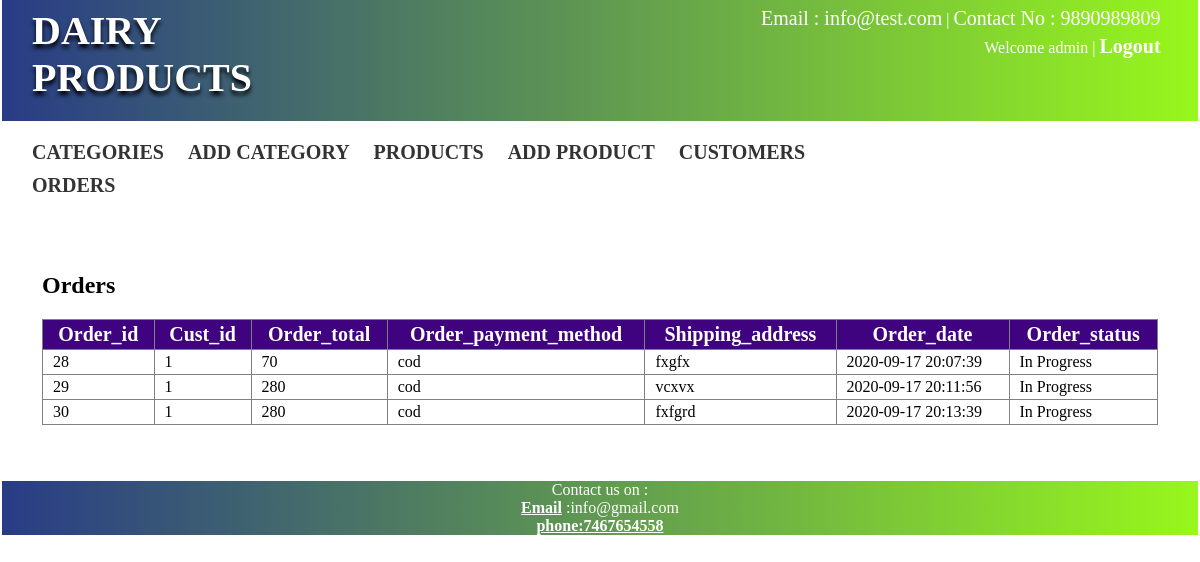
Page /manage-orders.php (signed in) on the committed database.
### tables this page shows
CREATE TABLE `order_details` (
  `order_id` int(20) NOT NULL,
  `customer_id` int(20) NOT NULL,
  `order_total` float NOT NULL,
  `order_payment_method` varchar(64) NOT NULL,
  `shipping_address` text NOT NULL,
  `order_date` datetime NOT NULL,
  `order_status` varchar(64) NOT NULL
);

### manage-orders.php (the view, shortened to what this page needs)
<!DOCTYPE html>
	<head>
        <link rel="stylesheet" type="text/css" href="css/projstyle.css">
	</head>
	<body>
			<?php include 'adminheader.php';
		if(isset($_SESSION['adminlogin']) && $_SESSION['adminlogin']==true){ ?>
		<div class="page-content">
		<h2>Orders</h2>
		<?php
			include 'database.php';
			$sql = "SELECT order_id,customer_id, order_total, order_payment_method,shipping_address,order_date,order_status FROM order_details";
			$result = mysqli_query($conn,$sql);
			if ($result->num_rows > 0) {
				?>
				<table border="1" class="productlisting">
					<tr>
						<th>Order_id </th>
						<th>Cust_id</th>
						<th>Order_total</th>
						<th>Order_payment_method</th>
						<th>Shipping_address</th>
						<th>Order_date</th>
						<th>Order_status</th>
					</tr>
				<?php
				while($row = mysqli_fetch_assoc($result)) {
					?>
                    <tr>
						<td><?php echo $row["order_id"]; ?></td>
						<td><?php echo $row["customer_id"]; ?></td>
						<td><?php echo $row["order_total"]; ?></td>
						<td><?php echo $row["order_payment_method"]; ?></td>
						<td><?php echo $row["shipping_address"]; ?></td>
						<td><?php echo $row["order_date"]; ?></td>
						<td><?php echo $row["order_status"]; ?></td>
					</tr>
					<?php
				}
				?>
				</table>
				<?php
			} else {
			echo "No data found";
			}
		?>
		</div>
			<?php }else{
		echo "<h1>You don't have rights to access this page..</h1>";
	} ?>
<?php include 'footer.php'; ?>
	</body>
</html>

### css/projstyle.css (style rules this page uses)
body { margin:2px; font-size: 16px; }
.page-content { padding: 40px; }
.productlisting { width:100%; border-collapse: collapse; }
.productlisting th { color:#fff; background: #3f0380; padding: 3px 10px; font-size: 20px; }
.productlisting td { padding: 3px 10px; }

### rows in the picture
order_details: order_id "28", customer "1", order_total "70", order_payment_method "cod", shipping_address "fxgfx", order_date "2020-09-17 20:07:39", order_status "In Progress"
order_details: order_id "29", customer "1", order_total "280", order_payment_method "cod", shipping_address "vcxvx", order_date "2020-09-17 20:11:56", order_status "In Progress"
order_details: order_id "30", customer "1", order_total "280", order_payment_method "cod", shipping_address "fxfgrd", order_date "2020-09-17 20:13:39", order_status "In Progress"

### other values in the picture
$_SESSION['session_systemuser_name'] "admin"
